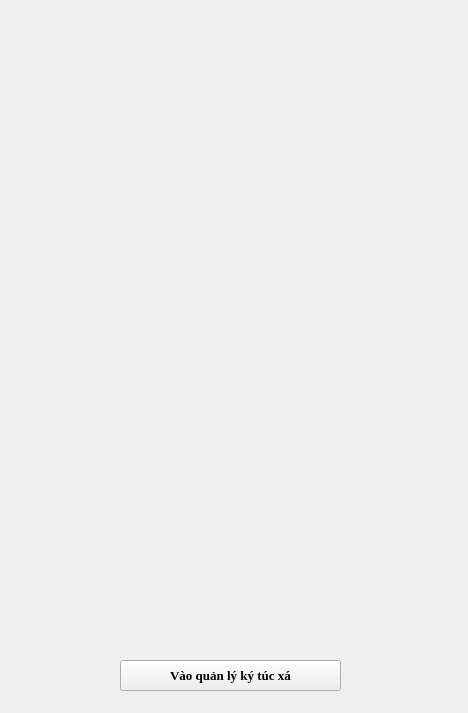
<?xml version="1.0" encoding="UTF-8"?>
<ui version="4.0">
 <class>MainWindow</class>
 <widget class="QMainWindow" name="MainWindow">
  <property name="geometry">
   <rect>
    <x>0</x>
    <y>0</y>
    <width>468</width>
    <height>713</height>
   </rect>
  </property>
  <property name="windowTitle">
   <string>MainWindow</string>
  </property>
  <property name="styleSheet">
   <string notr="true">border-image: url(:/Anhloginsuccess/Anh nen giao dien dang nhap thanh cong.jpg) 0 0 0 0 stretch stretch;</string>
  </property>
  <widget class="QWidget" name="centralwidget">
   <widget class="QPushButton" name="pushButton">
    <property name="geometry">
     <rect>
      <x>120</x>
      <y>660</y>
      <width>221</width>
      <height>31</height>
     </rect>
    </property>
    <property name="font">
     <font>
      <family>Times New Roman</family>
      <pointsize>10</pointsize>
      <weight>75</weight>
      <bold>true</bold>
     </font>
    </property>
    <property name="styleSheet">
     <string notr="true">border-image: url(:/Anhloginsuccess/Mau trang.jpg);</string>
    </property>
    <property name="text">
     <string>Vào quản lý ký túc xá</string>
    </property>
   </widget>
  </widget>
 </widget>
 <resources>
  <include location="Anhloginsuccess.qrc"/>
 </resources>
 <connections/>
</ui>
